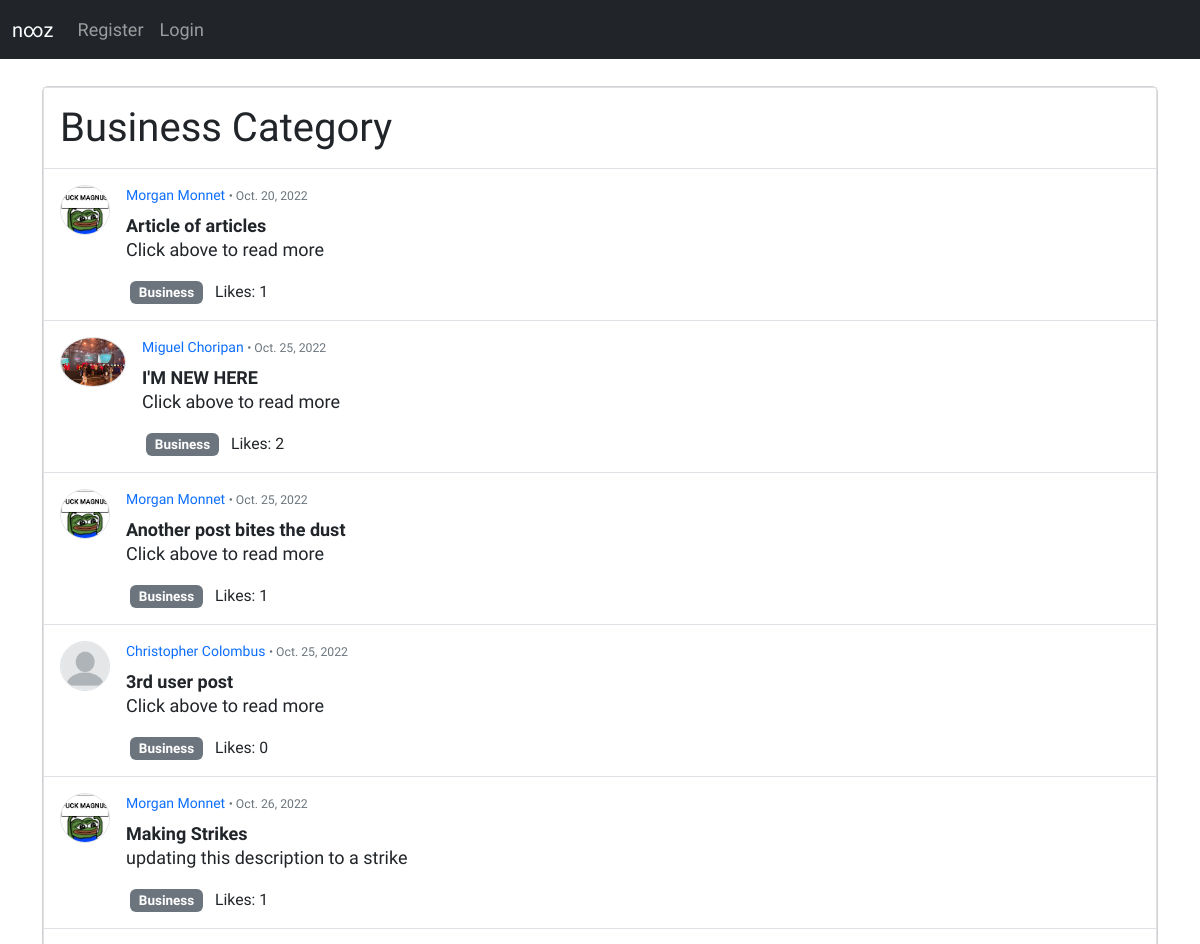
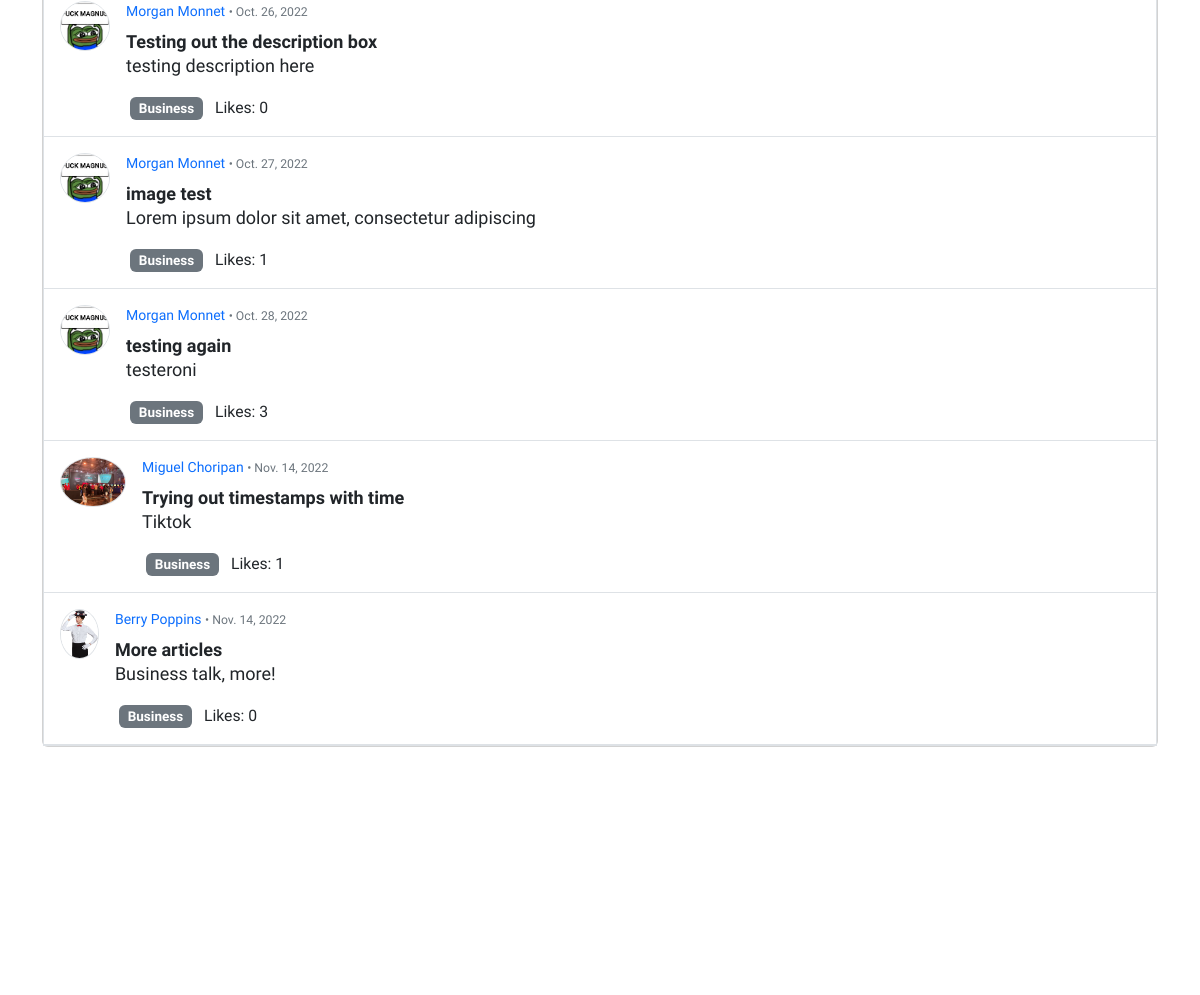
Before: /category/Business/ (upper part) with the older database file (2 pictures, top to bottom).
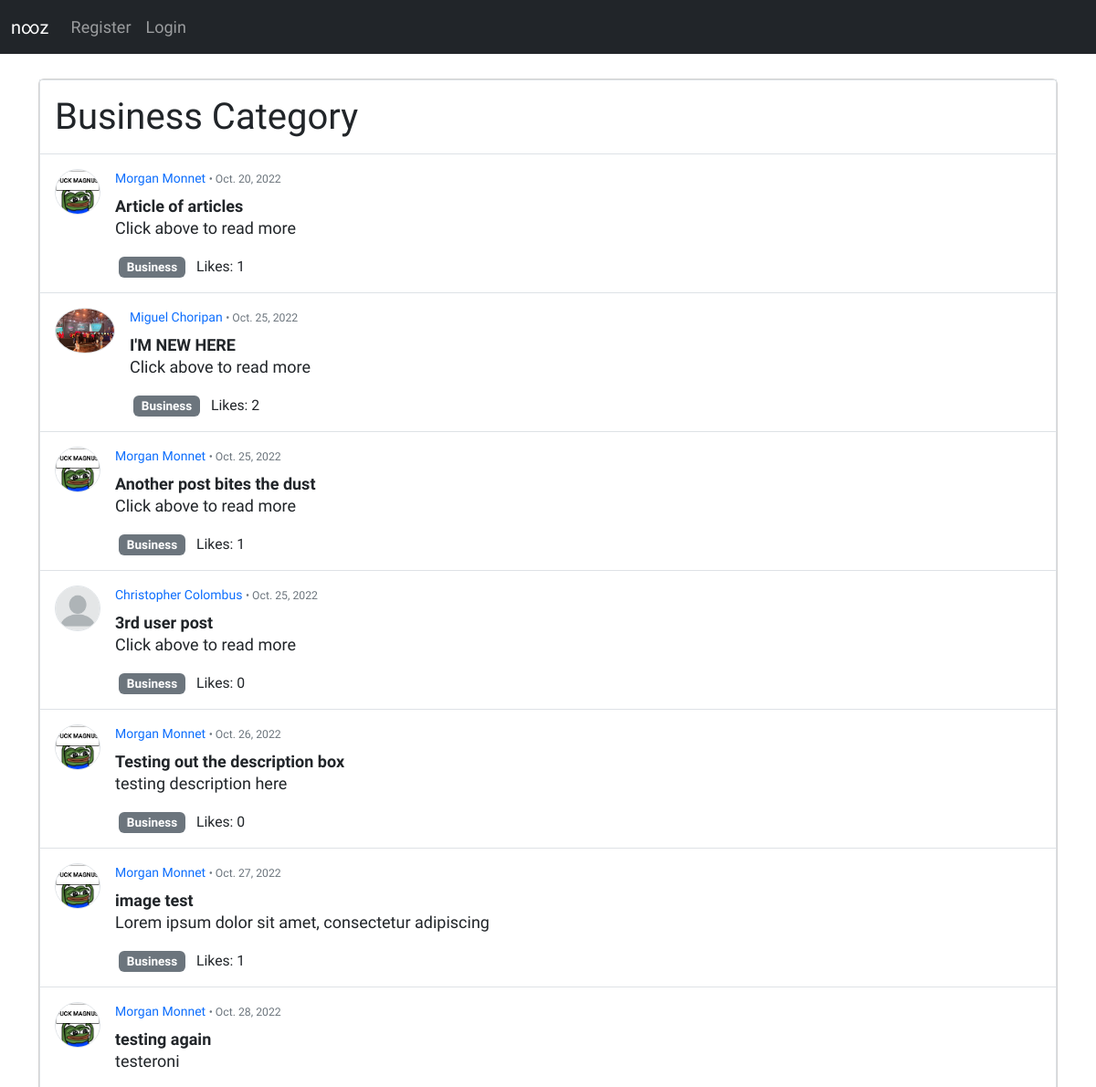
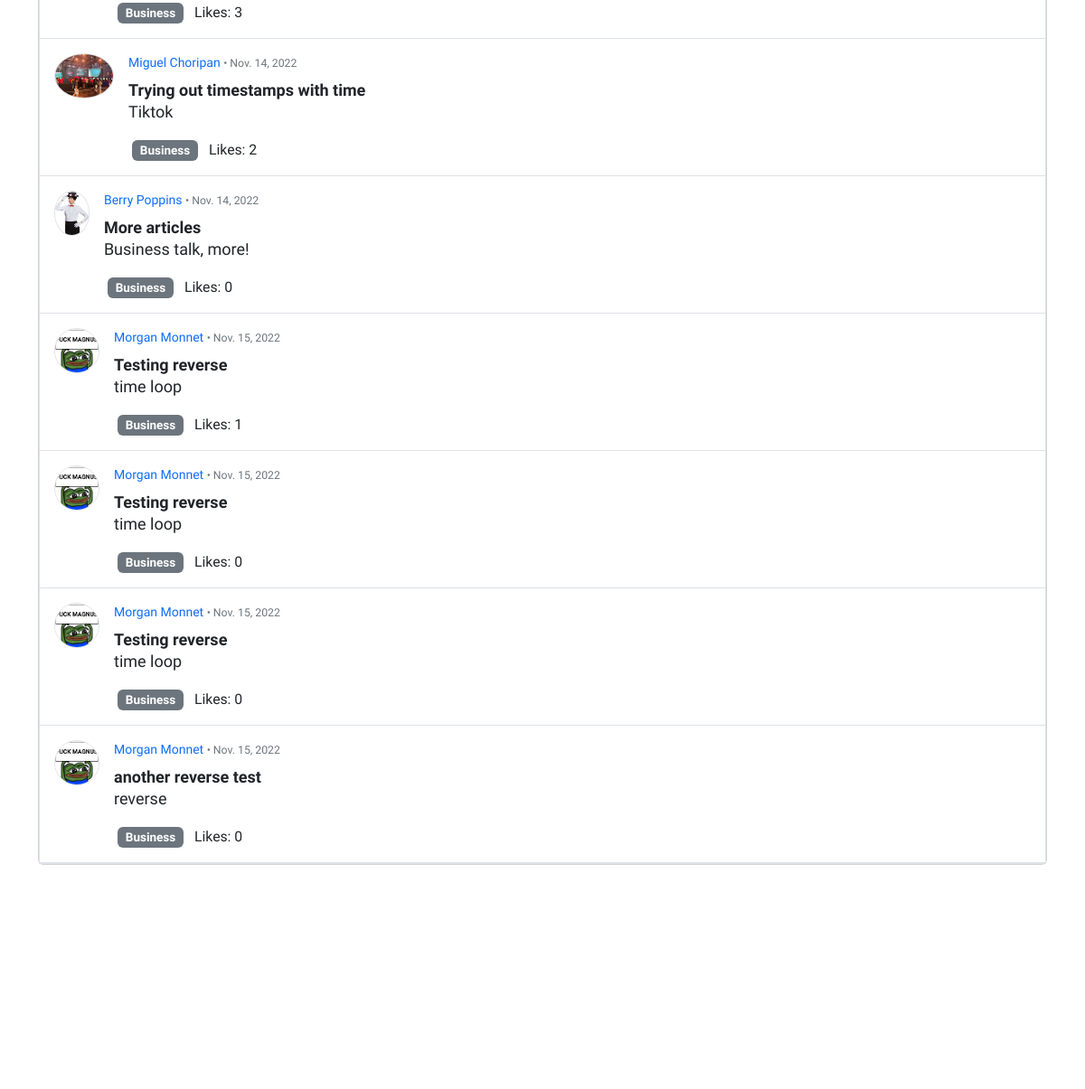
After: the same page with the newer database file (2 pictures, top to bottom).
### nooz2/models.py (models this page shows, shortened)
class Post(models.Model):
    title = models.CharField(max_length=255)
    title_tag = models.CharField(max_length=255)
    header_image = models.ImageField(null=True, blank=True, upload_to="images/")
    description = models.CharField(max_length=50)
    author = models.ForeignKey(User, on_delete=models.CASCADE)
    body = RichTextField(blank=True, null=True)
    timestamp = models.DateField(auto_now_add=True)
    category = models.CharField(max_length=255, default='News')
    likes = models.ManyToManyField(User, related_name='post_user')
    def total_likes(self):
        return self.likes.count()

class Profile(models.Model):
    user = models.OneToOneField(User, null=True, on_delete=models.CASCADE)
    bio = models.TextField()
    profile_pic = models.ImageField(null=True, blank=True, upload_to="images/profile")
    site_url = models.CharField(max_length=255, null=True, blank=True)
    facebook_url = models.CharField(max_length=255, null=True, blank=True)
    instagram_url = models.CharField(max_length=255, null=True, blank=True)

### nooz2/views.py (the view, shortened to what this page needs)
# urls.py: path('category/<str:cats>/', CategoryView, name="category"),
def CategoryView(request, cats):
    category_posts = Post.objects.filter(category=cats.replace('-', ' '))
    return render(request, 'categories.html', {'cats':cats.title().replace('-', ' '), 'category_posts':category_posts})

### templates/categories.html (shortened to what this page needs)
{% extends 'base.html' %}
{% load static %}
{% block content %}
<br/>
<div class="container">
{% if category_posts %}
<div class="card d-flex justify-content-center">
    <div class="border border-left border-right px-0">
      <div class="p-3 border-bottom">
        <h1 class="d-flex align-items-center mb-0">
            {{ cats }} Category
        </h1>
      </div>
      <div>
        {% for post in category_posts %}
        <div>
          <div class="d-flex p-3 border-bottom">
            {% if post.author.profile.profile_pic %}
            <img src="{{ post.author.profile.profile_pic.url }}" class="rounded-circle border"
              height="50" alt="Avatar" loading="lazy" />
            {% else %}
            <img src="{% static 'images/generic_pic.png' %}" class="rounded-circle border"
            height="50" alt="Avatar" loading="lazy" />
            {% endif %}
            <div class="d-flex w-100 ps-3">
              <div>
                <h6 class="text-body">
                    <small><a href="{% url 'show_profile_page' post.author.profile.id %}">{{ post.author.first_name }} {{ post.author.last_name }}</a>
                    <span class="small text-muted font-weight-normal"> • </span>
                    <span class="small text-muted font-weight-normal">{{ post.timestamp }}</span>
                    </small>
                </h6>
                <div><strong><a href="{% url 'post-detail' post.pk %}" class="link-dark">{{ post.title}}</a></strong></div>
                <p style="line-height: 1.2;">
                    {{ post.description }}
                </p>
                <ul class="list-unstyled d-flex float-start mb-0 pe-xl-5">
                  <li><a href="{% url 'category' post.category|slugify|title %}" class="badge bg-secondary mx-1" style="text-decoration: none">{{ post.category }}</a></li>
                  <li><span class="small ps-2 float-right">Likes: {{ post.total_likes }}</span></li>
                </ul>
              </div>
            </div>
          </div>
        </div>
        {% endfor %}
      </div>
    </div>
  </div>
{% endif %}
</div>
{% endblock %}

### templates/base.html (shortened to what this page needs)
{% load static %}
<!doctype html>
<html lang="en">
  <head>
    <link href="https://cdn.jsdelivr.net/npm/bootstrap@5.2.2/dist/css/bootstrap.min.css" rel="stylesheet">
    <link rel="stylesheet" href="{% static 'css/style.css' %}">
  </head>
  <body>
    {% include "navbar.html" %}
    {% block content %}
    {% endblock %}
    {% include "footer.html" %}
    </body>
  </body>
</html>

### templates/navbar.html (shortened to what this page needs)
{% load static %}
<nav class="navbar navbar-expand-lg navbar-dark bg-dark">
  <div class="container-fluid">
    <a class="navbar-brand" href="{% url 'home' %}">n∞z</a>
    <div class="collapse navbar-collapse" id="navbarNavDropdown">
      <ul class="navbar-nav">
        {% if user.is_authenticated %}
          {% if user.profile.id %}
          <li class="nav-item">
            <a class="nav-link" href="{% url 'new_post' %}">Add Post</a>
          </li>
          <li class="nav-item">
            <a class="nav-link" href="{% url 'add_category' %}">Add Category</a>
          </li>
          {% else %}
          <a class="nav-link dropdown-item" href="{% url 'create_profile_page' %}">Create Profile to Post</a>
          {% endif %}
        {% else %}
        <li class="nav-item">
          <a class="nav-link" href="{% url 'register' %}">Register</a>
        </li>
        <li class="nav-item">
          <a class="nav-link" href="{% url 'login' %}">Login</a>
        </li>
      {% endif %}
      </ul>
    </div>
  </div>
</nav>

### templates/footer.html (shortened to what this page needs)
{% load static %}
<div class ="flex-wrapper">
</div>

### static/css/style.css (style rules this page uses)
* { margin: 0; padding: 0; }
body { font-family: 'Oswald', sans-serif; background-color: #fff; }
a { text-decoration: none; }
.flex-wrapper { display: flex; min-height: 80vh; flex-direction: column; justify-content: space-between; }
@media screen and (min-width: 1200px) { body { font-size: large; } }

Changed rows visible on the page:
removed Post: author.profile.profile_pic (picture), author.first_name "Morgan", author.last_name "Monnet", timestamp "Oct. 26, 2022", title "Making Strikes", description "updating this description to a strike", category "Business", total_likes "1"
computed for Post "Trying out timestamps with time": total_likes "1" → "2"
added Post: author.profile.profile_pic (picture), author.first_name "Morgan", author.last_name "Monnet", timestamp "Nov. 15, 2022", title "Testing reverse", description "time loop", category "Business", total_likes "1"
added Post: author.profile.profile_pic (picture), author.first_name "Morgan", author.last_name "Monnet", timestamp "Nov. 15, 2022", title "Testing reverse", description "time loop", category "Business", total_likes "0"
added Post: author.profile.profile_pic (picture), author.first_name "Morgan", author.last_name "Monnet", timestamp "Nov. 15, 2022", title "Testing reverse", description "time loop", category "Business", total_likes "0"
added Post: author.profile.profile_pic (picture), author.first_name "Morgan", author.last_name "Monnet", timestamp "Nov. 15, 2022", title "another reverse test", description "reverse", category "Business", total_likes "0"
